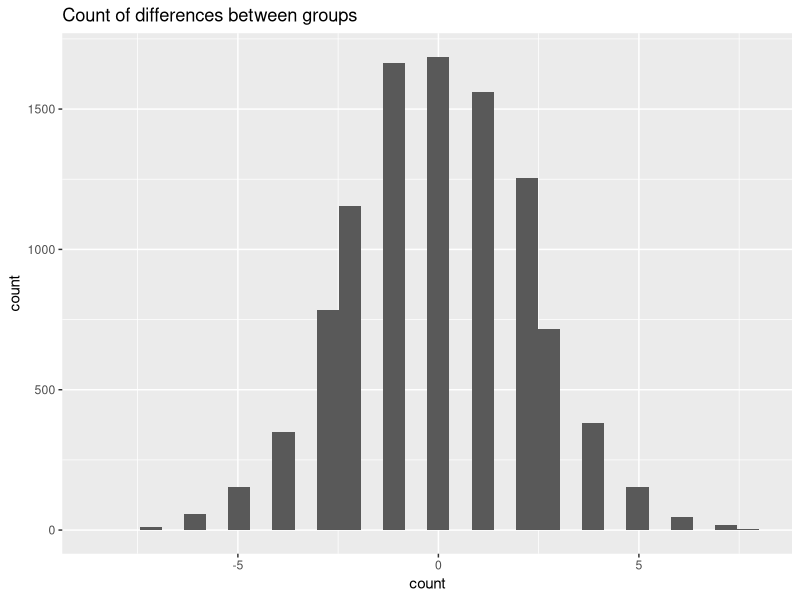

Here is the R script that generated this plot:
## ---- chunk 1
knitr::opts_chunk$set(echo = TRUE)
library(knitr)
library(tidyverse)
## ---- chunk 2
tabl <- "  

| Control| Exper | 
|:-----:|:-----:|
|  'n' cans| 'n' cans  |
"
cat(tabl) # output the table in a format good for HTML/PDF/docx conversion
## ---- chunk 3
var = c('Temperature','Agitation','Brand','Bottling','Time b/w agitate & open','Time tap on the can','Where tap','For how long tap','How open the can','Full moon?', 'Altitude?')
method <- c('Keep in same fridge','Need a device or method','Use same','Pick same date','Need a device or method','Need a device or method','Need a device or method','Need a device or method','Need a device or method','Really?','Do experiment in same loc')

vocab.df<- data.frame(var,method)

knitr::kable(vocab.df,align = rep('l',5))


## ---- chunk 4

tap <- c(0,0,0,0,1,0,0,1,1,0)
NoTap <- c(1,1,1,1,1,0,1,1,1,0)

binomial.tap.df<- data.frame(tap,NoTap)

binomial.tap.df %>% 
  gather(key='condition',value= "fizz") %>% 
  group_by(condition) %>% 
  summarise(count_of_fizz=sum(fizz)) %>% t()

## ---- chunk 5

x<- rbinom(10,1,.5)
x
## ---- chunk 6

flip <- function(n=10){
  x<- rbinom(n,1,.5)
 # print(x)
  return(sum(x))
  }

flip.samp <- function(n=10){
  x<- sample(c(0,1),n,prob=c(.5,.5),replace = T)
 # print(x)
  return(sum(x))
  }

#flip(20)
sims <- 10000
flip.df <- data.frame(matrix(ncol=2,nrow=sims))
colnames(flip.df) <- c('NoTap','Tap')

for (i in 1:sims){
  flip.df[i,1]<-flip(10)
  flip.df[i,2]<-flip(10)
}

head(flip.df)
#nrow(flip.df)
## ---- chunk 7
count <- data.frame(matrix(nrow=sims,ncol=1))
colnames(count) <- c("count")
for (i in 1:nrow(flip.df)){
  if(flip.df[i,1]>=8 & flip.df[i,2]<=3)
  {count[i,1] <- 1}
  else {count[i,1] <- 0}
}

head(count$count,20)
sum(count$count)

flip.df[flip.df$NoTap>=8 & flip.df$Tap<=3,]


nrow(flip.df[flip.df$NoTap>=8,])/10000
sum(dbinom(10:8,10,prob=.5))
nrow(flip.df[flip.df$NoTap<=3,])/10000
sum(dbinom(3:0,10,prob=.5))
## ---- chunk 8
count <- data.frame(matrix(nrow=100,ncol=1))
colnames(count) <- c("count")
for (i in 1:nrow(flip.df)){
  count[i,1] <- flip.df[i,1] - flip.df[i,2]
}

head(count,10)
## ---- chunk 9

count %>% ggplot(aes(x=count))+geom_histogram()+labs(title = 'Count of differences between groups')

## ---- chunk 10
binomial.tap.df %>% 
  gather(key='condition',value= "fizz") %>% 
  group_by(condition) %>% 
  summarise(count_of_fizz=sum(fizz)) %>% t()
